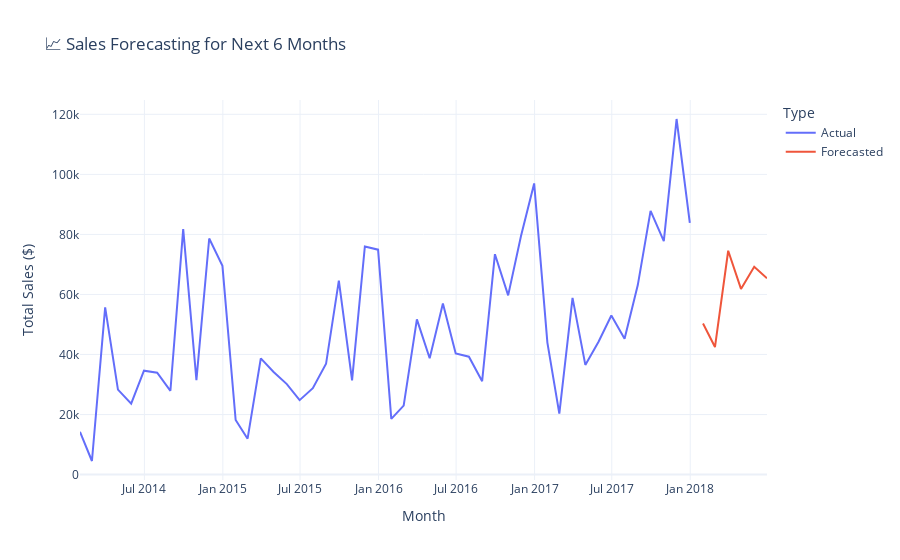

Source (notebook cell):
### Code cell
fig = px.line(combined_sales, x='Order Date', y='Sales', color='Type', 
              title="📈 Sales Forecasting for Next 6 Months",
              labels={'Sales': 'Total Sales ($)', 'Order Date': 'Month'})

fig.show()

### Figure 1 — Plotly figure (JSON) as saved in the notebook; plotly's stock layout.template omitted (floating-point values rounded to 4 significant figures)
{"data": [{"hovertemplate": "Type=Actual<br>Month=%{x}<br>Total Sales ($)=%{y}<extra></extra>", "legendgroup": "Actual", "line": {"color": "#636efa", "dash": "solid"}, "marker": {"symbol": "circle"}, "mode": "lines", "name": "Actual", "orientation": "v", "showlegend": true, "type": "scatter", "x": ["2014-01-31T00:00:00", "2014-02-28T00:00:00", "2014-03-31T00:00:00", "2014-04-30T00:00:00", "2014-05-31T00:00:00", "2014-06-30T00:00:00", "2014-07-31T00:00:00", "2014-08-31T00:00:00", "2014-09-30T00:00:00", "2014-10-31T00:00:00", "2014-11-30T00:00:00", "2014-12-31T00:00:00", "2015-01-31T00:00:00", "2015-02-28T00:00:00", "2015-03-31T00:00:00", "2015-04-30T00:00:00", "2015-05-31T00:00:00", "2015-06-30T00:00:00", "2015-07-31T00:00:00", "2015-08-31T00:00:00", "2015-09-30T00:00:00", "2015-10-31T00:00:00", "2015-11-30T00:00:00", "2015-12-31T00:00:00", "2016-01-31T00:00:00", "2016-02-29T00:00:00", "2016-03-31T00:00:00", "2016-04-30T00:00:00", "2016-05-31T00:00:00", "2016-06-30T00:00:00", "2016-07-31T00:00:00", "2016-08-31T00:00:00", "2016-09-30T00:00:00", "2016-10-31T00:00:00", "2016-11-30T00:00:00", "2016-12-31T00:00:00", "2017-01-31T00:00:00", "2017-02-28T00:00:00", "2017-03-31T00:00:00", "2017-04-30T00:00:00", "2017-05-31T00:00:00", "2017-06-30T00:00:00", "2017-07-31T00:00:00", "2017-08-31T00:00:00", "2017-09-30T00:00:00", "2017-10-31T00:00:00", "2017-11-30T00:00:00", "2017-12-31T00:00:00"], "xaxis": "x", "y": [14240.0, 4520.0, 55690.0, 28300.0, 23650.0, 34600.0, 33950.0, 27910.0, 81780.0, 31450.0, 78630.0, 69550.0, 18170.0, 11950.0, 38730.0, 34200.0, 30130.0, 24800.0, 28770.0, 36900.0, 64600.0, 31400.0, 75970.0, 74920.0, 18540.0, 22980.0, 51720.0, 38750.0, 56990.0, 40340.0, 39260.0, 31120.0, 73410.0, 59690.0, 79410.0, 97000.0, 43970.0, 20300.0, 58870.0, 36520.0, 44260.0, 52980.0, 45260.0, 63120.0, 87870.0, 77780.0, 118400.0, 83830.0], "yaxis": "y"}, {"hovertemplate": "Type=Forecasted<br>Month=%{x}<br>Total Sales ($)=%{y}<extra></extra>", "legendgroup": "Forecasted", "line": {"color": "#EF553B", "dash": "solid"}, "marker": {"symbol": "circle"}, "mode": "lines", "name": "Forecasted", "orientation": "v", "showlegend": true, "type": "scatter", "x": ["2018-01-31T00:00:00", "2018-02-28T00:00:00", "2018-03-31T00:00:00", "2018-04-30T00:00:00", "2018-05-31T00:00:00", "2018-06-30T00:00:00"], "xaxis": "x", "y": [50320.0, 42480.0, 74560.0, 61840.0, 69240.0, 65360.0], "yaxis": "y"}], "layout": {"legend": {"title": {"text": "Type"}, "tracegroupgap": 0}, "title": {"text": "📈 Sales Forecasting for Next 6 Months"}, "xaxis": {"anchor": "y", "domain": [0, 1], "title": {"text": "Month"}}, "yaxis": {"anchor": "x", "domain": [0, 1], "title": {"text": "Total Sales ($)"}}}}
